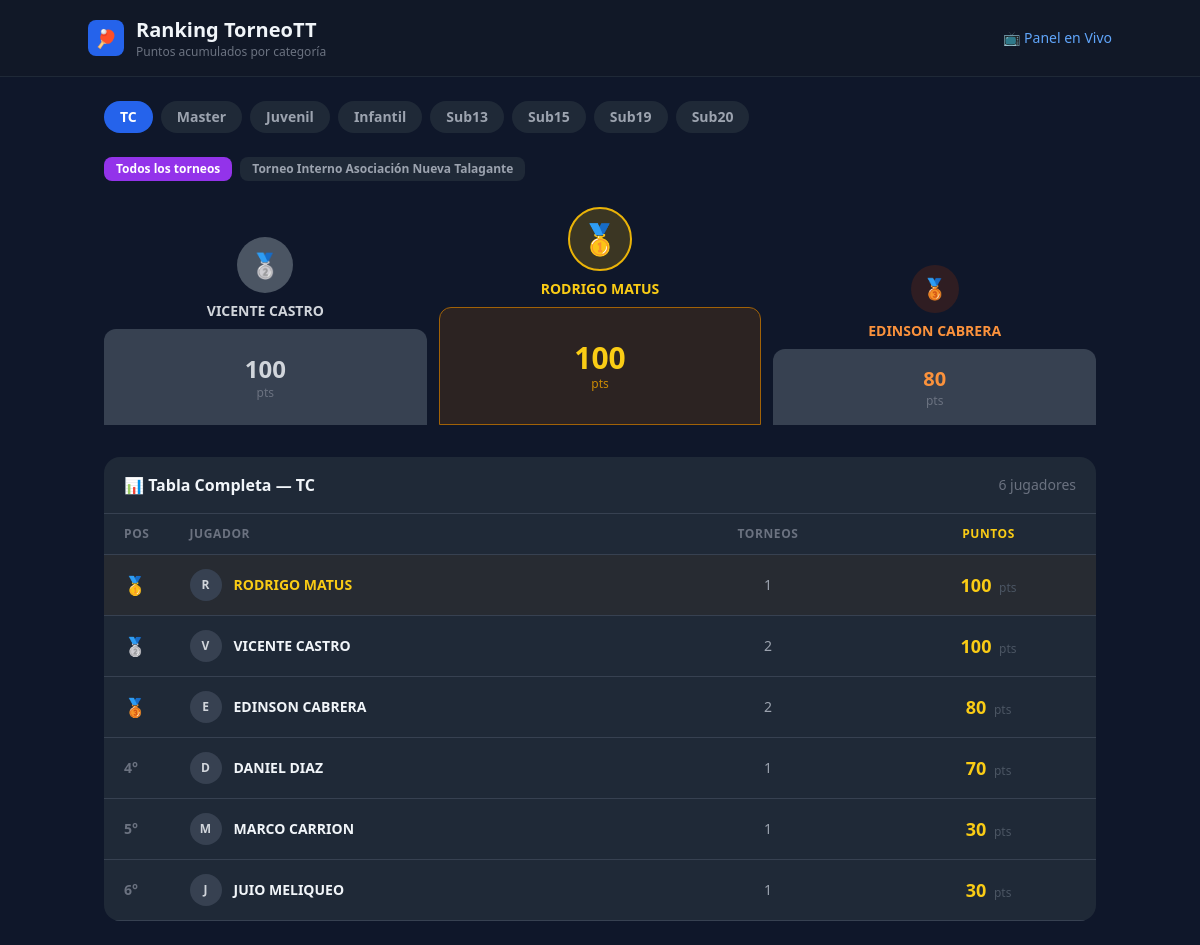
Page /ranking on the committed database.
### app/models.py (models this page shows, shortened)
class Torneo(db.Model):
    id = db.Column(db.Integer, primary_key=True)
    nombre = db.Column(db.String(150), nullable=False)
    descripcion = db.Column(db.Text, nullable=True)
    logo = db.Column(db.String(200), nullable=True)
    fecha = db.Column(db.DateTime, default=datetime.utcnow)
    activo = db.Column(db.Boolean, default=True)
    sets_por_partido = db.Column(db.Integer, default=5)
    puntos_por_set = db.Column(db.Integer, default=11)
    pasan_segundo = db.Column(db.Boolean, default=False)
    pts_campeon = db.Column(db.Integer, default=100)
    pts_finalista = db.Column(db.Integer, default=70)
    pts_semifinalista = db.Column(db.Integer, default=50)
    pts_cuartos = db.Column(db.Integer, default=30)
    pts_grupos_victoria = db.Column(db.Integer, default=15)
    pts_participacion = db.Column(db.Integer, default=5)

class Jugador(db.Model):
    id = db.Column(db.Integer, primary_key=True)
    nombre = db.Column(db.String(200), nullable=False)
    categoria = db.Column(db.String(20), nullable=False)
    club = db.Column(db.String(100), nullable=True)
    activo = db.Column(db.Boolean, default=True)
    puntos_ranking = db.Column(db.Integer, default=0)
    creado = db.Column(db.DateTime, default=datetime.utcnow)

### app/routes.py (the view, shortened to what this page needs)
@main.route('/ranking')
def ranking():
    categoria = request.args.get('categoria', CATEGORIAS[0])
    torneo_id = request.args.get('torneo_id', None)
    torneos_lista = Torneo.query.order_by(Torneo.fecha.desc()).all()
    ranking_data = db.session.query(
        Jugador,
        db.func.sum(PuntosRanking.puntos).label('total_puntos'),
        db.func.count(PuntosRanking.id).label('torneos_jugados')
    ).join(PuntosRanking, Jugador.id == PuntosRanking.jugador_id)\
     .filter(PuntosRanking.categoria == categoria)\
     .group_by(Jugador.id)\
     .order_by(db.desc('total_puntos')).all()
    return render_template('ranking/index.html',
        ranking=ranking_data,
        categorias=CATEGORIAS,
        categoria_actual=categoria,
        torneos=torneos_lista,
        torneo_id_actual=torneo_id
    )

### app/templates/ranking/index.html (shortened to what this page needs)
<!DOCTYPE html>
<html lang="es">
<head>
    <script src="https://cdn.tailwindcss.com"></script>
</head>
<body class="min-h-screen">
<div class="bg-gray-900 border-b border-gray-800 px-6 py-4">
    <div class="max-w-5xl mx-auto flex items-center justify-between flex-wrap gap-4">
        <div class="flex items-center gap-3">
            <div class="w-9 h-9 bg-blue-600 rounded-lg flex items-center justify-center text-lg font-black">🏓</div>
            <div>
                <h1 class="text-xl font-black">Ranking TorneoTT</h1>
                <p class="text-gray-500 text-xs">Puntos acumulados por categoría</p>
            </div>
        </div>
        <a href="{{ url_for('main.panel_publico') }}"
            class="text-sm text-blue-400 hover:text-blue-300 flex items-center gap-1 transition">
            📺 Panel en Vivo
        </a>
    </div>
</div>
<div class="max-w-5xl mx-auto px-4 py-6">
    <div class="flex flex-wrap gap-3 mb-6">
        <div class="flex flex-wrap gap-2">
            {% for cat in categorias %}
            <a href="?categoria={{ cat }}{% if torneo_id_actual %}&torneo_id={{ torneo_id_actual }}{% endif %}"
                class="px-4 py-1.5 rounded-full text-sm font-semibold transition
                {% if categoria_actual == cat %}bg-blue-600 text-white{% else %}bg-gray-800 text-gray-400 hover:bg-gray-700 hover:text-white{% endif %}">
                {{ cat }}
            </a>
            {% endfor %}
        </div>
    </div>
    <div class="flex flex-wrap gap-2 mb-6">
        <a href="?categoria={{ categoria_actual }}"
            class="px-3 py-1 rounded-lg text-xs font-semibold transition
            {% if not torneo_id_actual %}bg-purple-600 text-white{% else %}bg-gray-800 text-gray-400 hover:bg-gray-700{% endif %}">
            Todos los torneos
        </a>
        {% for t in torneos %}
        <a href="?categoria={{ categoria_actual }}&torneo_id={{ t.id }}"
            class="px-3 py-1 rounded-lg text-xs font-semibold transition
            {% if torneo_id_actual == t.id|string %}bg-purple-600 text-white{% else %}bg-gray-800 text-gray-400 hover:bg-gray-700{% endif %}">
            {{ t.nombre }}
        </a>
        {% endfor %}
    </div>
    {% if ranking %}
    {% if ranking|length >= 3 %}
    <div class="grid grid-cols-3 gap-3 mb-8">
        <div class="flex flex-col items-center justify-end pt-8">
            <div class="w-14 h-14 rounded-full bg-gray-600 flex items-center justify-center text-2xl mb-2">🥈</div>
            <p class="text-sm font-bold text-center text-gray-300 truncate w-full text-center">{{ ranking[1][0].nombre }}</p>
            <div class="mt-2 w-full bg-gray-700 rounded-t-xl py-6 text-center">
                <p class="text-2xl font-black text-gray-300">{{ ranking[1][1] }}</p>
                <p class="text-xs text-gray-500">pts</p>
            </div>
        </div>
        <div class="flex flex-col items-center justify-end">
            <div class="w-16 h-16 rounded-full bg-yellow-500 bg-opacity-20 border-2 border-yellow-500 flex items-center justify-center text-3xl mb-2">🥇</div>
            <p class="text-sm font-bold text-center text-yellow-400 truncate w-full text-center">{{ ranking[0][0].nombre }}</p>
            <div class="mt-2 w-full bg-yellow-900 bg-opacity-30 border border-yellow-700 rounded-t-xl py-8 text-center">
                <p class="text-3xl font-black text-yellow-400">{{ ranking[0][1] }}</p>
                <p class="text-xs text-yellow-600">pts</p>
            </div>
        </div>
        <div class="flex flex-col items-center justify-end pt-12">
            <div class="w-12 h-12 rounded-full bg-orange-900 bg-opacity-30 flex items-center justify-center text-xl mb-2">🥉</div>
            <p class="text-sm font-bold text-center text-orange-400 truncate w-full text-center">{{ ranking[2][0].nombre }}</p>
            <div class="mt-2 w-full bg-gray-700 rounded-t-xl py-4 text-center">
                <p class="text-xl font-black text-orange-400">{{ ranking[2][1] }}</p>
                <p class="text-xs text-gray-500">pts</p>
            </div>
        </div>
    </div>
    {% endif %}
    <div class="bg-gray-800 rounded-2xl overflow-hidden">
        <div class="px-5 py-4 border-b border-gray-700 flex items-center justify-between">
            <span class="font-bold">📊 Tabla Completa — {{ categoria_actual }}</span>
            <span class="text-gray-500 text-sm">{{ ranking|length }} jugadores</span>
        </div>
        <table class="w-full text-sm">
            <thead>
                <tr class="text-gray-500 text-xs border-b border-gray-700 uppercase tracking-wider">
                    <th class="px-5 py-3 text-left w-12">Pos</th>
                    <th class="px-5 py-3 text-left">Jugador</th>
                    <th class="px-5 py-3 text-center">Torneos</th>
                    <th class="px-5 py-3 text-center text-yellow-400">Puntos</th>
                </tr>
            </thead>
            <tbody>
                {% for jugador, total_pts, torneos_jug in ranking %}
                <tr class="border-b border-gray-700 hover:bg-gray-750 transition
                    {% if loop.index == 1 %}bg-yellow-900 bg-opacity-10{% endif %}">
                    <td class="px-5 py-3.5">
                        {% if loop.index == 1 %}<span class="text-yellow-400 font-bold text-lg">🥇</span>
                        {% elif loop.index == 2 %}<span class="text-gray-300 font-bold text-lg">🥈</span>
                        {% elif loop.index == 3 %}<span class="text-orange-400 font-bold text-lg">🥉</span>
                        {% else %}<span class="text-gray-500 font-bold">{{ loop.index }}°</span>{% endif %}
                    </td>
                    <td class="px-5 py-3.5">
                        <div class="flex items-center gap-3">
                            <div class="w-8 h-8 rounded-full bg-gray-700 flex items-center justify-center text-xs font-bold text-gray-300">
                                {{ jugador.nombre[0].upper() }}
                            </div>
                            <div>
                                <p class="font-semibold {% if loop.index == 1 %}text-yellow-400{% endif %}">{{ jugador.nombre }}</p>
                            </div>
                        </div>
                    </td>
                    <td class="px-5 py-3.5 text-center text-gray-400">{{ torneos_jug }}</td>
                    <td class="px-5 py-3.5 text-center">
                        <span class="text-yellow-400 font-black text-lg">{{ total_pts }}</span>
                        <span class="text-gray-600 text-xs ml-1">pts</span>
                    </td>
                </tr>
                {% endfor %}
            </tbody>
        </table>
    </div>
    {% else %}
    <div class="text-center py-20">
        <p class="text-5xl mb-4">🏓</p>
        <p class="text-gray-400 text-lg">No hay puntos registrados para <strong>{{ categoria_actual }}</strong> aún.</p>
        <p class="text-gray-600 text-sm mt-2">Los puntos se acumulan al completar partidos y torneos.</p>
    </div>
    {% endif %}
</div>
</body>
</html>

### app/templates/ranking/index.html (style rules this page uses)
body { background: #0f172a; color: #f1f5f9; font-family: 'Segoe UI', sans-serif; }

### rows in the picture
Torneo: nombre "Torneo Interno Asociación Nueva Talagante"
Jugador: nombre "VICENTE CASTRO", nombre "V", torneos_jug "2", total_pts "100"
Jugador: nombre "RODRIGO MATUS", nombre "R", activo "1", puntos_ranking "100"
Jugador: nombre "EDINSON CABRERA", nombre "E", torneos_jug "2", total_pts "80"
Jugador: nombre "D", nombre "DANIEL DIAZ", activo "1", puntos_ranking "70"
Jugador: nombre "M", nombre "MARCO CARRION", activo "1", total_pts "30"
Jugador: nombre "J", nombre "JUIO MELIQUEO", activo "1", total_pts "30"

### other values in the picture
{{ cat }} "TC" "Master" "Juvenil" "Infantil" "Sub13" "Sub15" "Sub19" "Sub20"
{{ ranking[1][1] }} "100"
{{ ranking[0][1] }} "100"
{{ ranking[2][1] }} "80"
{{ categoria_actual }} "TC"
{{ ranking|length }} "6"
